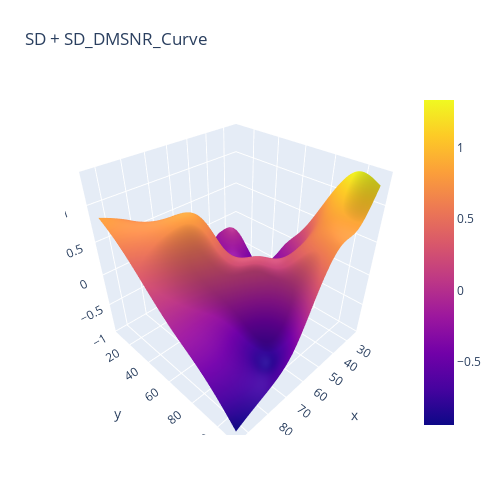

The code cell stored with this chart in its notebook:
### Code cell
plot3d(model, 9, interactions)

### Figure 1 — Plotly figure (JSON) as saved in the notebook; plotly's stock layout.template omitted (floating-point values rounded to 4 significant figures; data arrays with more than 128 entries replaced by an {"elided": "..."} marker saying what was removed)
{"data": [{"type": "surface", "x": {"elided": "100x100 float values"}, "y": {"elided": "100x100 float values"}, "z": {"elided": "100x100 float values"}}], "layout": {"autosize": false, "height": 500, "margin": {"b": 65, "l": 65, "r": 50, "t": 90}, "title": {"text": "SD + SD_DMSNR_Curve"}, "width": 500}}
